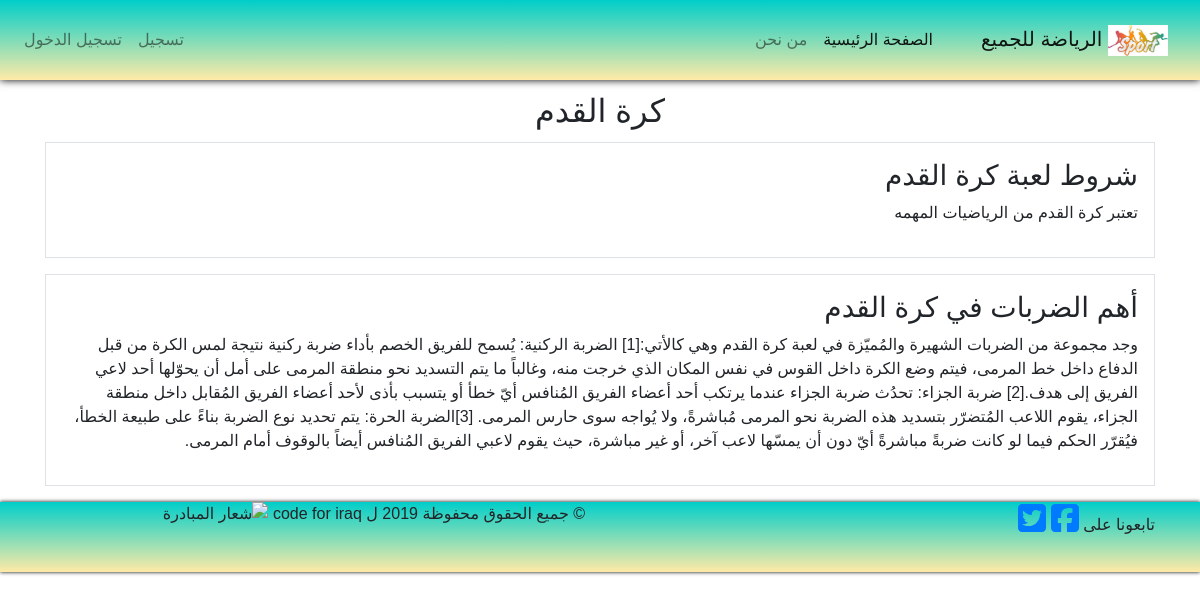
Page /football/ on the committed database.
### user/models.py (models this page shows, shortened)
class Football(models.Model):
        title = models.CharField(max_length=100)
        content = models.TextField()
        time=models.DateTimeField(default=timezone.now)

### user/views.py (the view)
# urls.py: path('football/',views.football,name='football'),
def football(request):
     test=Football.objects.all()
     context = {
        'title': 'الصفحة الرئيسية',
         'footballs':test,
    }
     return render(request,'user/football.html',context)

### user/templates/user/football.html
{% extends 'blog/base.html' %}
{% block content %}
<h2 class="m-2 p-1 text-center ">كرة القدم</h2>
{% for test in footballs%}
  <div  class="border p-3 mb-3">
      <h3>{{ test.title}}</a></h3>
      <p>{{ test.content}}</p>
  </div>
{% endfor %}
{% endblock content %}

### blog/static/blog/css/main.css (style rules this page uses)
body,html { direction:rtl; text-align:right; }
body { font-family:'Amiri',sans-serif; }

### rows in the picture
Football: title "شروط لعبة كرة القدم", content "تعتبر كرة القدم من الرياضيات المهمه"
Football: title "أهم الضربات في كرة القدم", content "وجد مجموعة من الضربات الشهيرة والمُميّزة في لعبة كرة القدم وهي كالأتي:[1] الضربة الركنية: يُسمح للفريق الخصم بأداء ضربة ركنية نتيجة لمس الكرة من قبل الدفاع داخل خط المرمى، فيتم وضع الكرة داخل القوس في نفس المكان الذي خرجت منه، وغالباً ما يتم التسديد نحو منطقة المرمى على أمل أن يحوّلها أحد لاعي الفريق إلى هدف.[2] ضربة الجزاء: تحدُث ضربة الجزاء عندما يرتكب أحد أعضاء الفريق المُنافس أيّ خطأ أو يتسبب بأذى لأحد أعضاء الفريق المُقابل داخل منطقة الجزاء، يقوم اللاعب المُتضرّر بتسديد هذه الضربة نحو المرمى مُباشرةً، ولا يُواجه سوى حارس المرمى. [3]الضربة الحرة: يتم تحديد نوع الضربة بناءً على طبيعة الخطأ، فيُقرّر الحكم فيما لو كانت ضربةً مباشرةً أيّ دون أن يمسّها لاعب آخر، أو غير مباشرة، حيث يقوم لاعبي…"
